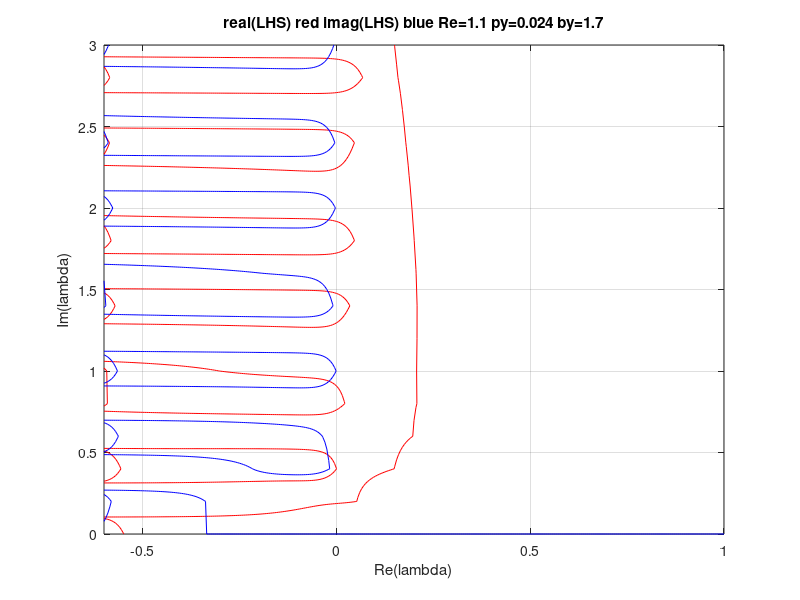

Here is the MATLAB script that generated this plot:
% eigenvalues of red queen problem
Re=1.1;        % effective reproduction number (to be changed in a loop later)
py=0.024;       % susceptibility to homologous strain
by=1.7;%2.0;         % steepness of K(u) 
du=0.02;
u=0:du:50;      % antigenic coordinates 
K=(1+(1-py)/py*exp(-u/by)).^(-1);

% Recovered individual density 
Anew=1;A=77;i=0;
while abs(A/Anew-1)>1e-6 && i<100
    i=i+1;
    A=Anew;
    r=exp(-A*Re*du*cumsum(K));
    totalr=sum(r)*du; 
    Anew=1/totalr;
end
r=A*r; % final recovered density = exp(Phi0)
% derivative log
derPhi0=A*Re*K; 
% Eigenvalues
xmax = 1; % max size of real part of eigenvalue
xmin = -0.6;  % min size of real part
dx = 0.005; 
ymax = 3; % max size of imag part
dy = 0.2; 
x = xmin:dx:xmax;
y= 0:dy:ymax;
LHS=zeros(length(y), length(x));

for k=1:length(y)
    for i=1:length(x)
        lambda = x(i)+sqrt(-1)*y(k);
        int13 = - du*cumsum(exp(lambda*u).*derPhi0);
        LHS(k,i) = du*sum(r.*exp(-lambda*u).*(1+int13));
    end
end

figure(3)
% xRe LHS and Im LHS as a function of lambda
[C,h]=contour(x,y,real(LHS),[1e10 0],'r');
%clabel(C,h)
hold on
[C,h]=contour(x,y,imag(LHS),[1e10 0],'b');
%clabel(C,h)
xlabel('Re(lambda)')
ylabel('Im(lambda)')
title(sprintf('real(LHS) red imag(LHS) blue Re=%g py=%g by=%g',Re,py,by))
grid 
hold off
% 
% figure(4)
% [C,h]=contour(x,y,abs(LHS).^2,[0 1e-5 1e-4 ],'b');
% clabel(C,h)
% xlabel('Re(lambda)')
% ylabel('Im(lambda)')
% title(sprintf('abs(LHS)^2 Re=%g py=%g by=%g',Re,py,by))
% grid 

